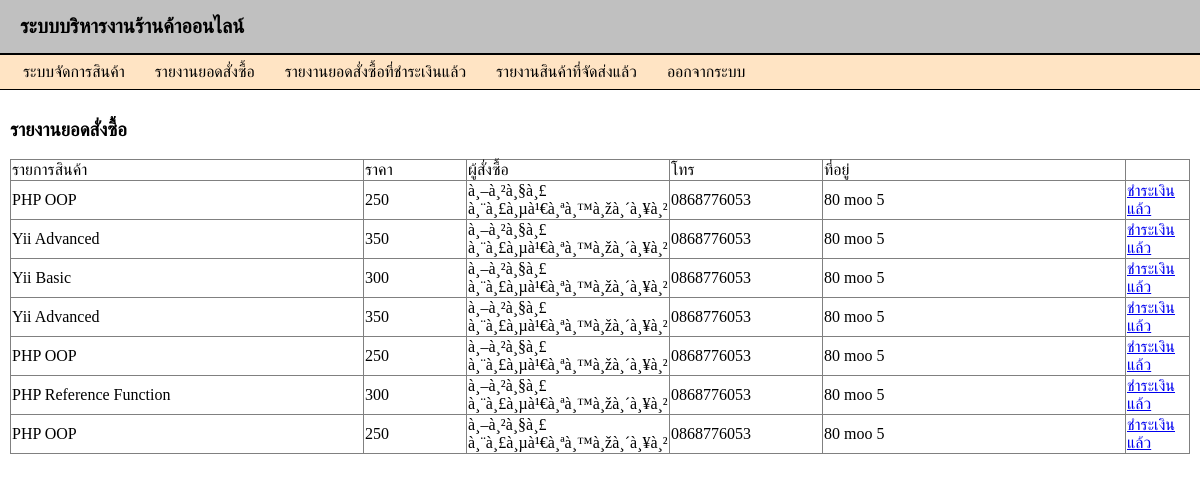
/workshop/backend/index.php?url=order.php (signed in), run on the app's committed database.
### tables this page shows
CREATE TABLE `orders` (
  `id` int(11) NOT NULL AUTO_INCREMENT,
  `product_id` int(11) NOT NULL,
  `order_price` int(5) NOT NULL,
  `bill_id` int(11) NOT NULL,
  `order_status` enum('wait','pay','send') NOT NULL,
  PRIMARY KEY (`id`)
);

CREATE TABLE `product` (
  `id` int(11) NOT NULL AUTO_INCREMENT,
  `name` varchar(255) NOT NULL,
  `detail` text NOT NULL,
  `price` int(11) NOT NULL,
  `image` varchar(255) NOT NULL,
  `created_date` date NOT NULL,
  `status` enum('show','hide') NOT NULL,
  PRIMARY KEY (`id`)
);

CREATE TABLE `bill` (
  `id` int(11) NOT NULL AUTO_INCREMENT,
  `created_date` datetime NOT NULL,
  `customer_name` varchar(255) NOT NULL,
  `customer_tel` varchar(255) NOT NULL,
  `customer_address` text NOT NULL,
  `bill_status` enum('wait','pay','send') NOT NULL,
  PRIMARY KEY (`id`)
);

### ch02/db.php (called while the page is built, shortened)
<?php
class db {
    var $host;
    var $user;
    var $pass;
    var $sql;
    function __construct() {
        $this->host = 'localhost';
        $this->user = 'root';
        $this->pass = 'root';
    }
    function connect() {
        $conn = mysql_connect($this->host, $this->user, $this->pass);
        return $conn;
    }
    function execute() {
        $conn = $this->connect();
        if (!empty($conn)) {
            return mysql_query($this->sql);
        }
        return null;
    }
}
?>

### ch03/GridView.php (the view, shortened to what this page needs)
<?php
class GridView {
    public $name;
    public $deleteUrl;
    public $deleteText;
    public $header;
    public $width;
    function __construct() {
        $this->deleteText = 'delete';
        $this->header = array();
        $this->width = array();
    }
    function renderFromDb($fields, $result) {
        $header = "";
        $body = "";
        $size = count($this->header);
        for ($i = 0; $i < $size; $i++) {
            $headerText = $this->header[$i];
            $headerWidth = $this->width[$i];
            $header .= "<td width='{$headerWidth}'>{$headerText}</td>";
        }
        $columnCount = count($fields);
        while ($r = mysql_fetch_assoc($result)) {
            $body .= "<tr>";
            for ($i = 0; $i < $columnCount; $i++) {
                $fieldIndex = $fields[$i];
                $columnText = $r[$fieldIndex];
                $body .= "<td>{$columnText}</td>";
            }
            $id = $r['id'];
            if ($this->deleteUrl != "") {
                $body .= "
                    <td>
                        <a href='{$this->deleteUrl}?id={$id}'>
                            {$this->deleteText}
                        </a>
                    </td>";
            }
            $body .= "</tr>";
        }
        $html = "
            <table id='{$this->name}' border='1' style='border-collapse: collapse;'>
                <thead>
                    <tr>
                        {$header}
                    </tr>
                </thead>
                <tbody>
                    {$body}
                </tbody>
            </table>";
        echo $html;
    }
}
?>

### workshop/backend/index.php (shortened to what this page needs)
<html>
    <head>
        <link rel="stylesheet" href="style.css" />
    </head>
    <body>
        <div><?php include_once 'header.php'; ?></div>
        <div><?php include_once 'toolbar.php'; ?></div>
        <div><?php include_once 'content.php'; ?></div>
    </body>
</html>

### workshop/backend/header.php
<div class="header">ระบบบริหารงานร้านค้าออนไลน์</div>

### workshop/backend/toolbar.php
<?php if (!empty($_SESSION['admin_username'])): ?>
<div class="toolbar">
<?php
include_once '../../ch03/Toolbar.php';
$toolbar = new Toolbar();
$toolbar->add('ระบบจัดการสินค้า', 'index.php?url=product.php');
$toolbar->add('รายงานยอดสั่งซื้อ', 'index.php?url=order.php');
$toolbar->add('รายงานยอดสั่งซื้อที่ชำระเงินแล้ว', 'index.php?url=order_pay.php');
$toolbar->add('รายงานสินค้าที่จัดส่งแล้ว', 'index.php?url=order_send.php');
$toolbar->add('ออกจากระบบ', 'logout.php');
echo $toolbar;
?>
</div>
<?php endif; ?>

### ch03/Toolbar.php
<?php
class Toolbar {
    public $items = array();
    function add($label, $url) {
        $index = count($this->items);
        $this->items[$index] = array($label, $url);
    }
    function __toString() {
        if (count($this->items) > 0) {
            foreach ($this->items as $item) {
                $label = $item[0];
                $url = $item[1];
                $html .= "<a style='padding: 15px' href='{$url}'>{$label}</a>";
            }
            return $html;
        }
        return "";
    }
}
?>

### workshop/backend/content.php (shortened to what this page needs)
<div class="content">
    <?php
    $url = $_GET['url'];
    if (!empty($url)) {
        include_once $url;
    }
    ?>
</div>

### workshop/backend/order.php
<h3>รายงานยอดสั่งซื้อ</h3>
<?php
include_once '../../ch02/db.php';
include_once '../connect.php';
include_once '../../ch03/GridView.php';
$columns = array(
    'name',
    'order_price',
    'customer_name',
    'customer_tel',
    'customer_address'
);
$db->sql = "
    SELECT
        orders.*,
        product.name,
        bill.customer_name,
        bill.customer_tel,
        bill.customer_address
    FROM orders
        INNER JOIN product ON product.id = orders.product_id
        LEFT JOIN bill ON bill.id = orders.bill_id
    WHERE orders.order_status = 'wait'
    ORDER BY orders.id DESC
";
$rs = $db->execute();
$grid = new GridView();
$grid->header = array('รายการสินค้า', 'ราคา', 'ผู้สั่งซื้อ', 'โทร', 'ที่อยู่');
$grid->width = array('350px', '100px', '200px', '150px', '300px');
$grid->deleteText = 'ชำระเงินแล้ว';
$grid->deleteUrl = 'action_order_pay.php';
echo $grid->renderFromDb($columns, $rs);
?>

### workshop/backend/style.css (style rules this page uses)
body { margin: 0px; }
.header { padding-top: 15px; padding-bottom: 15px; padding-left: 20px; background-color: silver; font-size: 20px; font-weight: bold; border-bottom: black 2px solid; }
.toolbar { padding: 8px; background-color: bisque; border-bottom: black 1px solid; }
.toolbar a { color: black; text-decoration: none; }
.content { padding: 10px; }

### data on the page
orders: product.name "PHP OOP", order_price "250", bill.customer_name "à¸–à¸²à¸§à¸£ à¸¨à¸£à¸µà¹€à¸ªà¸™à¸žà¸´à¸¥à¸²", bill.customer_tel "0868776053", bill.customer_address "80 moo 5"
orders: product.name "Yii Advanced", order_price "350", bill.customer_name "à¸–à¸²à¸§à¸£ à¸¨à¸£à¸µà¹€à¸ªà¸™à¸žà¸´à¸¥à¸²", bill.customer_tel "0868776053", bill.customer_address "80 moo 5"
orders: product.name "Yii Basic", order_price "300", bill.customer_name "à¸–à¸²à¸§à¸£ à¸¨à¸£à¸µà¹€à¸ªà¸™à¸žà¸´à¸¥à¸²", bill.customer_tel "0868776053", bill.customer_address "80 moo 5"
orders: product.name "Yii Advanced", order_price "350", bill.customer_name "à¸–à¸²à¸§à¸£ à¸¨à¸£à¸µà¹€à¸ªà¸™à¸žà¸´à¸¥à¸²", bill.customer_tel "0868776053", bill.customer_address "80 moo 5"
orders: product.name "PHP OOP", order_price "250", bill.customer_name "à¸–à¸²à¸§à¸£ à¸¨à¸£à¸µà¹€à¸ªà¸™à¸žà¸´à¸¥à¸²", bill.customer_tel "0868776053", bill.customer_address "80 moo 5"
orders: product.name "PHP Reference Function", order_price "300", bill.customer_name "à¸–à¸²à¸§à¸£ à¸¨à¸£à¸µà¹€à¸ªà¸™à¸žà¸´à¸¥à¸²", bill.customer_tel "0868776053", bill.customer_address "80 moo 5"
orders: product.name "PHP OOP", order_price "250", bill.customer_name "à¸–à¸²à¸§à¸£ à¸¨à¸£à¸µà¹€à¸ªà¸™à¸žà¸´à¸¥à¸²", bill.customer_tel "0868776053", bill.customer_address "80 moo 5"

### other printed values
$label "ระบบจัดการสินค้า"
$label "รายงานยอดสั่งซื้อ"
$label "รายงานยอดสั่งซื้อที่ชำระเงินแล้ว"
$label "รายงานสินค้าที่จัดส่งแล้ว"
$label "ออกจากระบบ"
$headerText "รายการสินค้า"
$headerText "ราคา"
$headerText "ผู้สั่งซื้อ"
$headerText "โทร"
$headerText "ที่อยู่"
